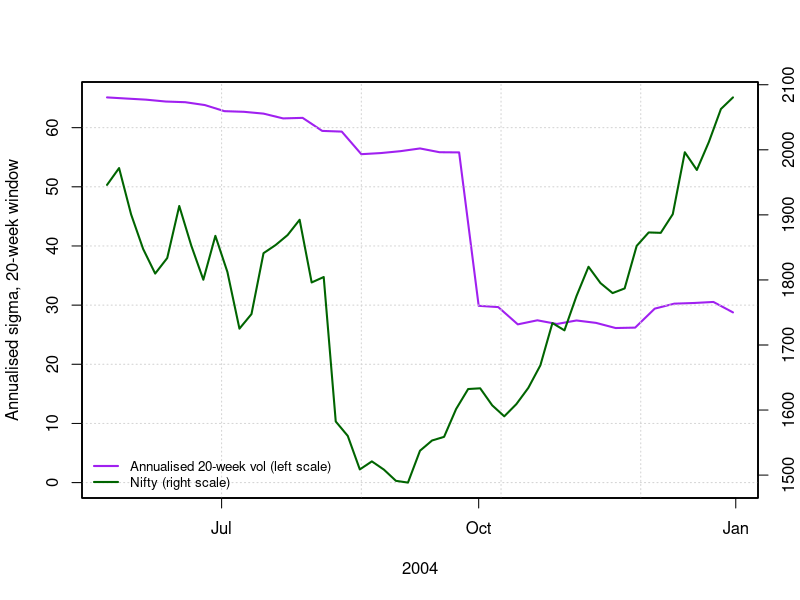

Generate this figure with R:


# Goal: To do `moving window volatility' of returns.

library(zoo)

# Some data to play with (Nifty on all fridays for calendar 2004) --
p <- structure(c(1946.05, 1971.9, 1900.65, 1847.55, 1809.75, 1833.65, 1913.6, 1852.65, 1800.3, 1867.7, 1812.2, 1725.1, 1747.5, 1841.1, 1853.55, 1868.95, 1892.45, 1796.1, 1804.45, 1582.4, 1560.2, 1508.75, 1521.1, 1508.45, 1491.2, 1488.5, 1537.5, 1553.2, 1558.8, 1601.6, 1632.3, 1633.4, 1607.2, 1590.35, 1609, 1634.1, 1668.75, 1733.65, 1722.5, 1775.15, 1820.2, 1795, 1779.75, 1786.9, 1852.3, 1872.95, 1872.35, 1901.05, 1996.2, 1969, 2012.1, 2062.7, 2080.5), index = structure(c(12419, 12426, 12433, 12440, 12447, 12454, 12461, 12468, 12475, 12482, 12489, 12496, 12503, 12510, 12517, 12524, 12531, 12538, 12545, 12552, 12559, 12566, 12573, 12580, 12587, 12594, 12601, 12608, 12615, 12622, 12629, 12636, 12643, 12650, 12657, 12664, 12671, 12678, 12685, 12692, 12699, 12706, 12713, 12720, 12727, 12734, 12741, 12748, 12755, 12762, 12769, 12776, 12783), class = "Date"), frequency = 0.142857142857143, class = c("zooreg", "zoo"))

# Shift to returns --
r <- 100*diff(log(p))
head(r)
summary(r)
sd(r)

# Compute the moving window vol --
vol <- sqrt(250) * rollapply(r, 20, sd, align = "right")

# A pretty plot --
plot(vol, type="l", ylim=c(0,max(vol,na.rm=TRUE)),
     lwd=2, col="purple", xlab="2004",
     ylab=paste("Annualised sigma, 20-week window"))
grid()
legend(x="bottomleft", col=c("purple", "darkgreen"),
       lwd=c(2,2), bty="n", cex=0.8,
       legend=c("Annualised 20-week vol (left scale)", "Nifty (right scale)"))
par(new=TRUE)
plot(p, type="l", lwd=2, col="darkgreen",
     xaxt="n", yaxt="n", xlab="", ylab="")
axis(4)

